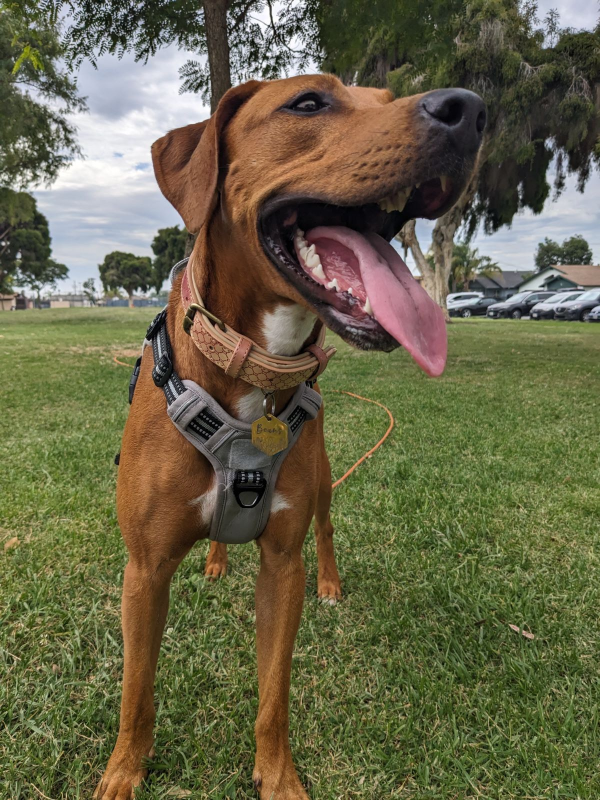
#> input picture Lecture_Notes/beans.jpg, 1200 x 1600 px (shown at 1/2 size)
$ jupyter execute --allow-errors FFT_Notes.ipynb   (shell and % lines are left out)
#> lines starting #> are read from the running program, lines starting #| are printed output that depends on the picture
[cell 1]
from scipy.fft import fft, ifft, fftshift, fft2, ifft2
from scipy.signal import stft, windows, spectrogram
import numpy as np
import matplotlib.pyplot as plt
from skimage import io

[cell 2]
# We need a tool that converts images into grayscale (i.e. all pixel values in [0, 1])
def gray_scale_convert(image):
    rescaled_image = np.zeros((image.shape[0], image.shape[1]))
    rescaled_image[:, :] = image
    rescaled_image -= np.min(rescaled_image)
    rescaled_image /= np.max(rescaled_image)
    return rescaled_image

# Noisy Signals

Just to get a sense of the power of the FFT, we look at the signal

$$
s(t) = \cos(2t) + \sin(3t) + \epsilon(t),  \epsilon(t) \sim \mathcal{N}(0, 1).
$$

[cell 3]
Npts = int(2**8)
times = np.linspace(0., 20.*np.pi, Npts)
rvals = np.random.randn(Npts)
sfun = lambda t: np.cos(2.*t) + np.sin(3.*t)
svals = sfun(times) + rvals

plt.plot(times, svals, 'k')
#plt.plot(times, sfun(times), 'r--')

[cell 4]
sfreq = fft(svals)
sfreq_plot = np.abs(fftshift(sfreq[:]))/np.sqrt(Npts)
kvals = np.arange(0, int(Npts/2)) * (2.*np.pi)/(20.*np.pi)

fig, axes = plt.subplots(1, 2, figsize=(10, 4))
ax = axes.ravel()
ax[0].plot(times, svals, 'k')
ax[0].set_xlabel(r"$t$")
ax[0].set_ylabel(r"$s(t)$")

ax[1].plot(kvals, sfreq_plot[int(Npts/2):], 'k')
ax[1].set_xlabel(r"$k$")
ax[1].set_ylabel(r"$|\hat{s}(k)|$");

So now, if we want to denoise, we use the same kind of threshholding to maximum arguments we used for the SVD.  This looks like:

[cell 5]
sfmax = np.max(np.abs(sfreq))
indskp = np.ma.log2(np.abs(sfreq)/sfmax) >= -1
sfilter = np.zeros(sfreq.size, dtype=np.complex128)
sfilter[indskp] = sfreq[indskp]
sfilter_plot = fftshift(np.abs(sfilter))/np.sqrt(Npts)
sdenoised = np.real(ifft(sfilter))

fig, axes = plt.subplots(1, 2, figsize=(10, 4))
ax = axes.ravel()
ax[0].plot(times, sdenoised, 'k')
#ax[0].plot(times, sfun(times), 'r--')
ax[0].set_xlabel(r"$t$")
ax[0].set_ylabel(r"$s(t)$")

ax[1].plot(kvals, sfilter_plot[int(Npts/2):], 'k')
ax[1].set_xlabel(r"$k$")
ax[1].set_ylabel(r"$|\hat{s}(k)|$");

# Image Analysis

Now, what happens when we use the 2D FFT on Beans?

[cell 6]
# Find, load, and convert image from textbook data
# Image is in Lecture_Notes folder
dog_grayscale = io.imread('beans.jpg', as_gray=True)
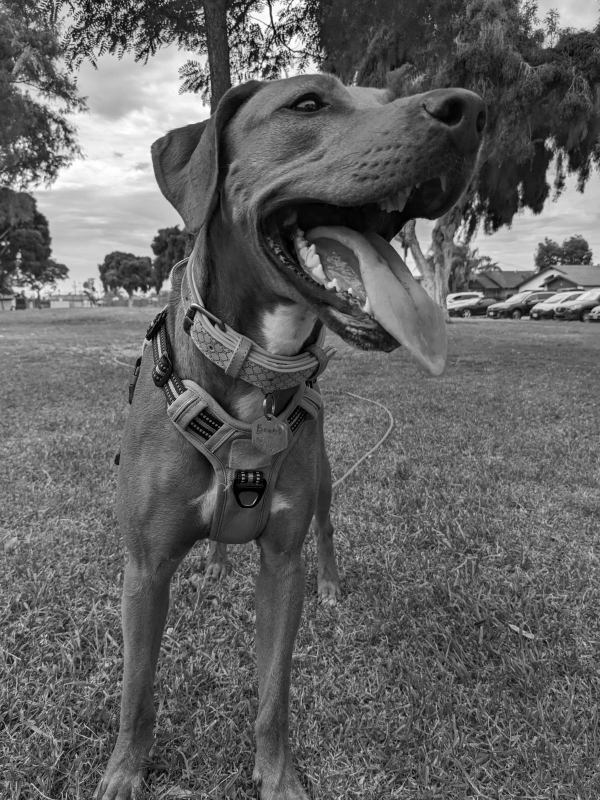
#> dog_grayscale: shape (1600, 1200) float64 (shown at 1/2 size); min 0, max 1, mean 0.391

dog_freq = fft2(dog_grayscale)
dog_freq_plot = np.log10(fftshift(np.abs(dog_freq)))
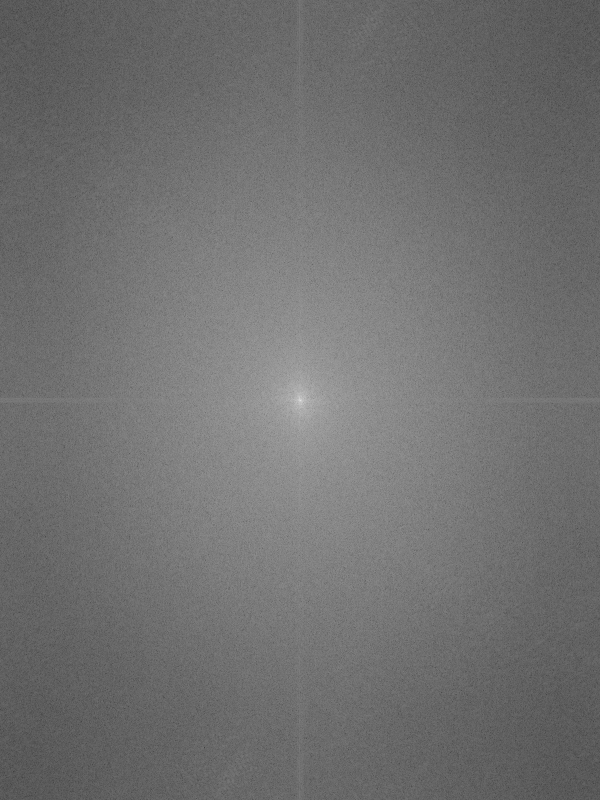
#> dog_freq_plot: shape (1600, 1200) float64 (shown at 1/2 size); min -1.98, max 5.88, mean 1.5; drawn with min black and max white

[cell 7]
fig, axes = plt.subplots(1, 2, figsize=(10, 4))
ax = axes.ravel()

ax[0].imshow(dog_grayscale, cmap=plt.cm.gray)
ax[1].matshow(dog_freq_plot)

plt.tight_layout()

So, there isn't really any clear interpretation of Beans in the FFT plot to the right.  Nevertheless, we can still do useful things with it.  To wit, we can look at, as you might have guessed, amplitude comparisons and only keep large Fourier coefficients.

[cell 8]
max_freq = np.max(np.abs(dog_freq))
#> max_freq = 750592.9
indskp = np.ma.log10(np.abs(dog_freq)/max_freq) >= -3
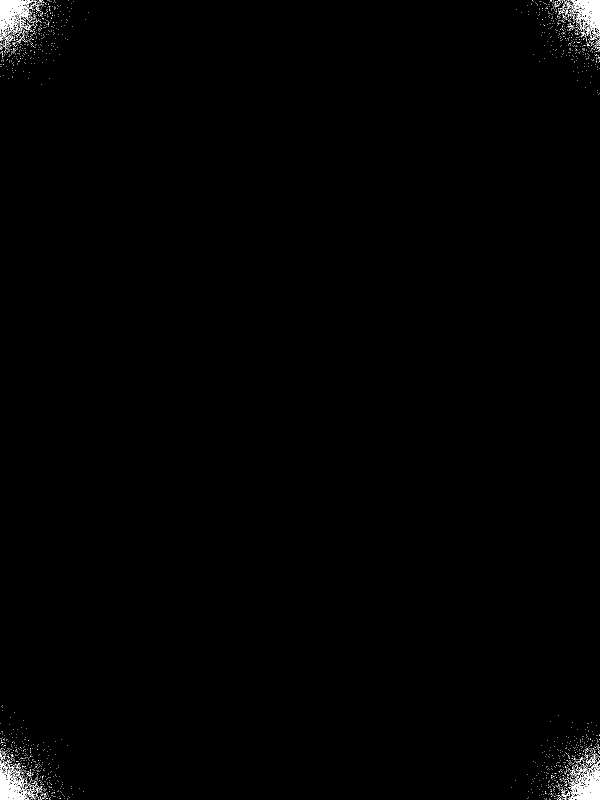
#> indskp: shape (1600, 1200) bool (shown at 1/2 size); 0.69% white in thin lines or dots
dog_filter = np.zeros((dog_freq.shape[0], dog_freq.shape[1]), dtype=np.complex128)
dog_filter[indskp] = dog_freq[indskp]
dog_reduced = gray_scale_convert(np.real(ifft2(dog_filter)))
#> in gray_scale_convert, `rescaled_image[:, :] = image`:
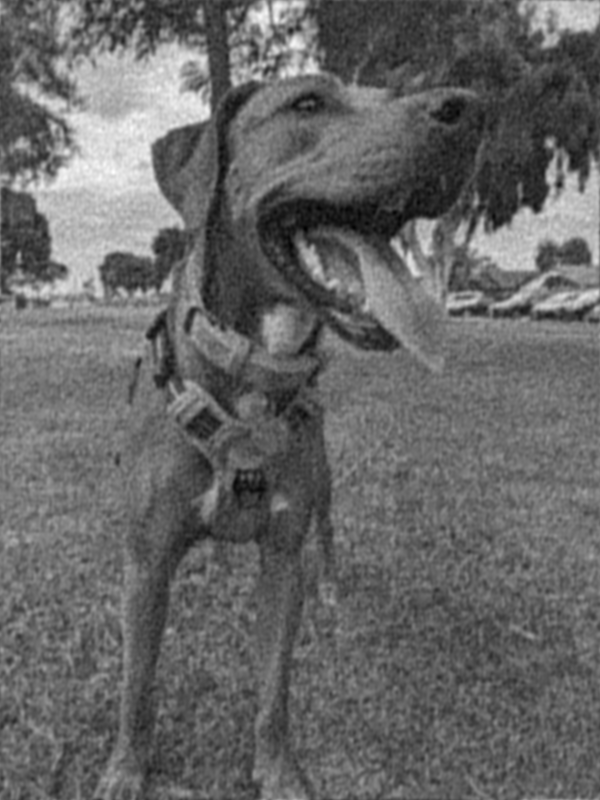
#> rescaled_image: shape (1600, 1200) float64 (shown at 1/2 size); min -0.0827, max 1.09, mean 0.391; drawn with min black and max white

[cell 9]
fig, axes = plt.subplots(1, 2, figsize=(10, 4))
ax = axes.ravel()

ax[0].imshow(dog_reduced, cmap=plt.cm.gray)
ax[1].imshow(dog_grayscale, cmap=plt.cm.gray)

plt.tight_layout()
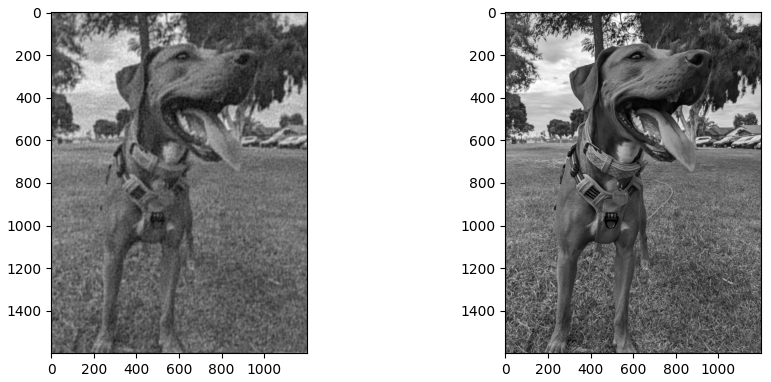
#> figure drawn by matplotlib, 2 panels

So with almost none of the affiliated Fourier spectra, we get a weirdly good recreation of Beans, but in a very different way than what we did with the SVD.  Let's see how the original and altered images look though through that lense.

[cell 10]
u, s, vh = np.linalg.svd(dog_grayscale)
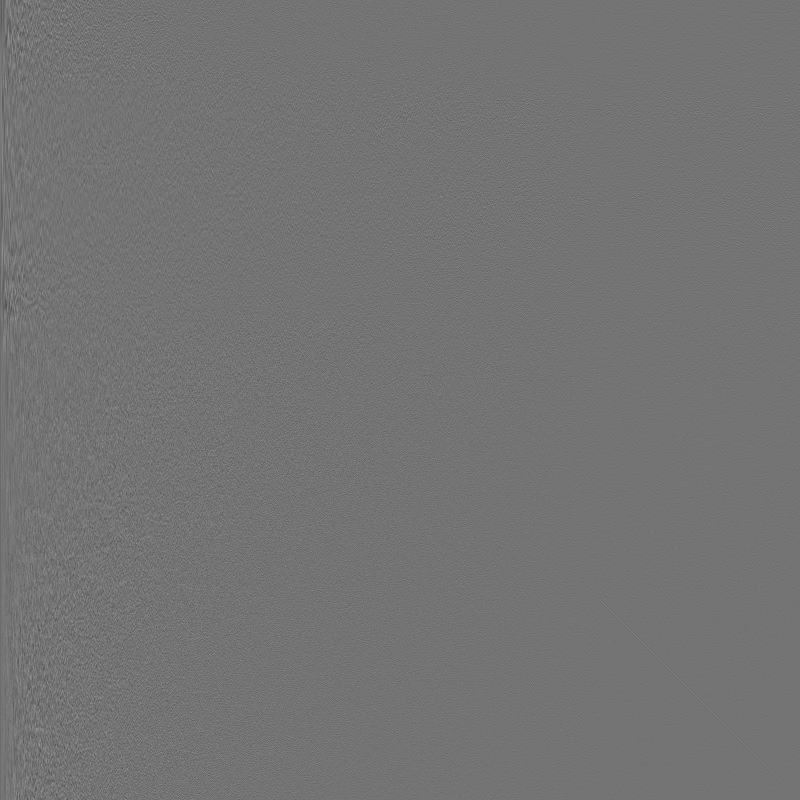
#> u: shape (1600, 1600) float64 (shown at 1/2 size); min -0.269, max 0.322, mean -1.4e-05; drawn with min black and max white
#> s = 1200 values, max 552.9 at index 0, min 0.0208 at index 1199, mean 3.24
ur, sr, vhr = np.linalg.svd(dog_reduced)

[cell 11]
plt.plot(np.ma.log10(s/s[0]), color='k')
plt.plot(np.ma.log10(sr/sr[0]), color='r', ls='--')

So we see our FFT based approach is similar to chopping off dimensions in the SVD, though perhaps not quite as systematic in how we can describe the effect.

## FFT Theory

For $f(t+T)=f(t)$ with $f(t) \in L_{2}([0, T])$, again, we define the Fourier coefficient $\hat{f}_{n}$ for $n\in \mathbb{Z}$ as

$$
\hat{f}_{n} = \left<f,\hat{e}_{n}\right> = \frac{1}{\sqrt{T}}\int_{0}^{T}f(t) e^{-2\pi i n t/T} dt.
$$

With a modicum of theory, we can in turn write

$$
f(t) = \sum_{n=-\infty}^{\infty}\hat{f}_{n}\hat{e}_{n}(t), \hat{e}_{n}(t) = \frac{1}{\sqrt{T}}e^{-2\pi i n t/T}.
$$

We can think of the transition from $f(t)$ to the infinte vector $\left(\hat{f}_{n}\right)_{n=-\infty}^{\infty}$ as the _forward_ transform, and the process of summing the terms $\hat{f}_{n}\hat{e}_{n}(t)$ as the _inverse_ transform.

Now, as we've examined in lecture and the homework, a central issue for Fourier transforms is the rate of decay of $\hat{f}_{n}$.  As we know, if we take

$$
f(t) = \left\{\begin{array}{rl} 0 & 0 \leq t \leq \pi \\ 1 & \pi < t < 2\pi \end{array}\right.
$$

then

$$
\hat{f}_{n} = \left\{\begin{array}{rl} \frac{i}{n}\sqrt{\frac{2}{\pi}} & n ~\mbox{odd} \\ 0 & n ~\mbox{even}\end{array}\right.
$$

So that slow rate of decay combined with the limited number of modes of the FFT makes for a tricky situation.  To see what I mean, let's compute.

[cell 12]
def step_fun(t):
    if 0 <= t and t <= np.pi:
        return 0
    else:
        return 1

def interp_freq(t, freq):
    Npts = freq.size
    hlf = int(Npts/2)
    tpi = 2.*np.pi
    nvals = np.append(np.arange(0, hlf+1), np.arange(-hlf+1, 0))
    phase = np.exp(nvals * 1j * t)
    return np.real(np.sum(freq * phase))/Npts

[cell 13]
Npts = int(2**9)
tvals = np.linspace(0., 2.*np.pi, Npts)
fvals = [step_fun(tval) for tval in tvals]
ffreq = fft(fvals)
ffreq_plot = fftshift(np.abs(ffreq))

[cell 14]
fig, axes = plt.subplots(1, 2, figsize=(10, 4))
ax = axes.ravel()

ax[0].plot(tvals, fvals)
ax[1].plot(ffreq_plot[int(Npts/2):])

plt.tight_layout()
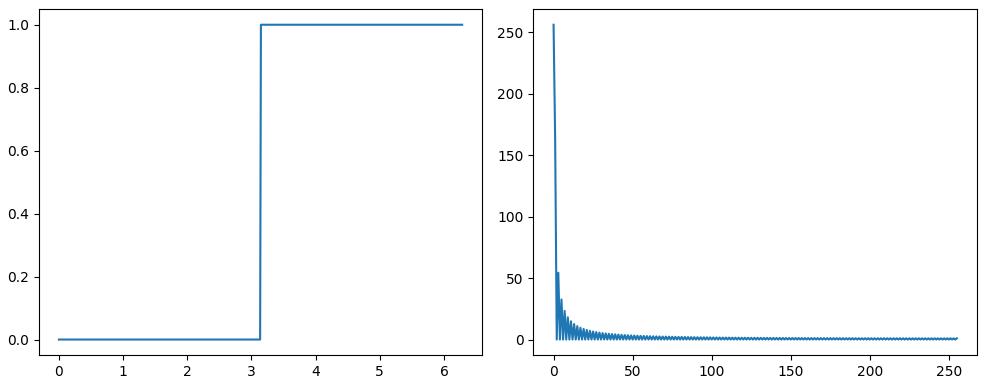
#> figure drawn by matplotlib, 2 panels; panel 1: curve peaks at x = 3.15, y = 1; panel 2: curve peaks at x = 0, y = 256

[cell 15]
tvalsfine = np.linspace(0, 2.*np.pi, 2*Npts)
interp_step = [interp_freq(tval, ffreq) for tval in tvalsfine]

[cell 16]
plt.plot(interp_step)
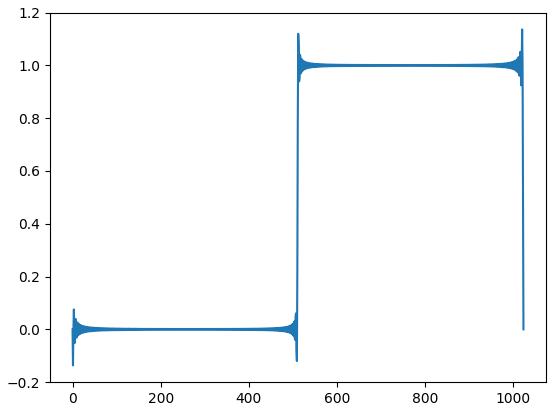
#> figure drawn by matplotlib, 1 panel; curve peaks at x = 1020, y = 1.14

## The Fourier Transform

For $T$-periodic $f(t)$, if we let $T\rightarrow \infty$, we are lead to the trasnforms

$$
\hat{f}(\omega) = \int_{-\infty}^{\infty}e^{-i\omega t}f(t) dt, ~ f(t) = \frac{1}{2\pi}\int_{-\infty}^{\infty} e^{i\omega t}\hat{f}(\omega) d\omega
$$

With these tranforms, we can now study signals which do not necessarily repeat or have any particular structure at all.  To wit, we now look at the pulse

$$
f_{a}(t) = \frac{1}{\sqrt{\pi a}}e^{-t^{2}/a}, ~ a > 0.
$$

We can readily see that

\begin{align*}
\hat{f}_{a}(\omega) = & \frac{1}{\sqrt{\pi a}}\int_{-\infty}^{\infty}e^{-t^{2}/a - i\omega t}dt\\
 = & \frac{1}{\sqrt{\pi}}\int_{-\infty}^{\infty}e^{-t^{2} - i\sqrt{a}\omega t}dt \\
 = & \frac{1}{\sqrt{\pi}}e^{-a\omega^{2}/4}\int_{-\infty}^{\infty}e^{-(t + i\sqrt{a}\omega/2)^{2}}dt\\
 = & e^{-a\omega^{2}/4}
\end{align*}

So as we let $a\rightarrow 0^{+}$, we get that $f_{a}(t)$ has an ever shorter width ($\mathcal{O}(\sqrt{a}))$ and larger amplitude ($\mathcal{O}(1/\sqrt{a})$) pulse in time, and in frequency space, we see $\hat{f}_{a}(\omega)\rightarrow 1$.  Said another way, the sharper the feature in time we want to resolve, the more information in frequency space that we need to represent it.  This then represents a limit of what we can get from Fourier trasnforms.

## Short-Time-Fourier Transforms

So what we have seen is that as we want to represent sharper features in time (or space in the context of images), if we want to stick with strict Fourier methods, we run into a wall in which sharper features demand ever more information from frequency space, making any kind of "sparse" or low-memory representation impossible.

A path out of this conudrum is to start to expand on our Fourier transform in clever ways that allow us to better represent sharp or more intricate features.  One way to do this is through the so called _Gabor_ (or Short-Time-Fourier) transform, defined for $f(t)$ as

$$
\mathcal{G}(t,\omega)\{f\} = \int_{-\infty}^{\infty}f(\tau)g_{W}(\tau - t)e^{-i\omega \tau} d\tau.
$$

Here, $g_{W}(s)\geq 0$ and is chosen to have finite support or to decay so quickly it effectively does.  A common choice is to let

$$
g_{W}(s) = e^{-s^{2}/b}, b > 0.
$$

In this case, we can exactly compute $\mathcal{G}(t,\omega)\{f_{a}\}$, which is

$$
\mathcal{G}(t,\omega)\{f_{a}\} = \frac{1}{\sqrt{1+\frac{a}{b}}}e^{-t^{2}/(a+b)}e^{-ab\omega^{2}/(4(a+b))}e^{-i\omega t a/(a+b)}.
$$

While certainly a complicated expression, we can use this example to help us build intuition for how short-time Fourier transforms work in practice.  For example, we quickly can see that the transform of our $\mathcal{O}(\sqrt{a})$ wide pulse tracked through a $\mathcal{O}(\sqrt{b})$ width window results in a transform that scales like $\mathcal{O}(\sqrt{a+b})$ in time and $\mathcal{O}(2\sqrt{\frac{1}{a}+\frac{1}{b}})$ wide in frequency space.

[cell 17]
Npts = int(1e3)
tw = 5.
tvals = np.linspace(-tw, tw, Npts + 1)

aval = 1e-3
gauss = lambda t: np.exp(-t**2/a)/np.sqrt(np.pi * a)
#> (the rest of this cell did not finish here and is left out)

So okay, cool, for a sharp feature, we now have a transform method which lets us track its behavior in both time and frequency.  This comes at a cost of losing some time resolution if we don't want to have an even more slowly decaying profile in frequency space.

What else might we do with our short-time Fourier transform?  A really classic example is studying frequency-modulated signals.  For example, what can we say about the signal

$$
f(t) = \cos\left(2\pi f(t) t\right),  ~\omega(t) = \left(f_{0}  + (f_{1}-f_{0})\frac{t^{2}}{3t_{w}^{2}}\right)
$$

[cell 18]
tpi = 2.*np.pi
chirp = lambda t, om0, om1: np.cos(tpi*t*(om0 + (om1-om0)*t**2./(3.*tw**2.)))
f0 = 50 # 50 Hz,
f1 = 2.*f0 # 100 Hz
Npts = int(8*f1) # sample at twice the highest frequency
tw = 1. # this is understood to be 1 second of time
tvals = np.linspace(0., tw, Npts + 1)
chirpvals = chirp(tvals, f0, f1)
fftchirp = np.abs(fft(chirpvals))

fig, axes = plt.subplots(1, 2, figsize=(10, 4))
ax = axes.ravel()
ax[0].plot(tvals, chirpvals)
ax[0].set_xlabel(r"$t$")
ax[0].set_ylabel(r"$f(t)$")
ax[1].plot(fftchirp[:int(fftchirp.size/2)])
ax[1].set_xlabel(r"$(Hz)$")
ax[1].set_ylabel(r"$|\hat{f}|$")
plt.tight_layout()
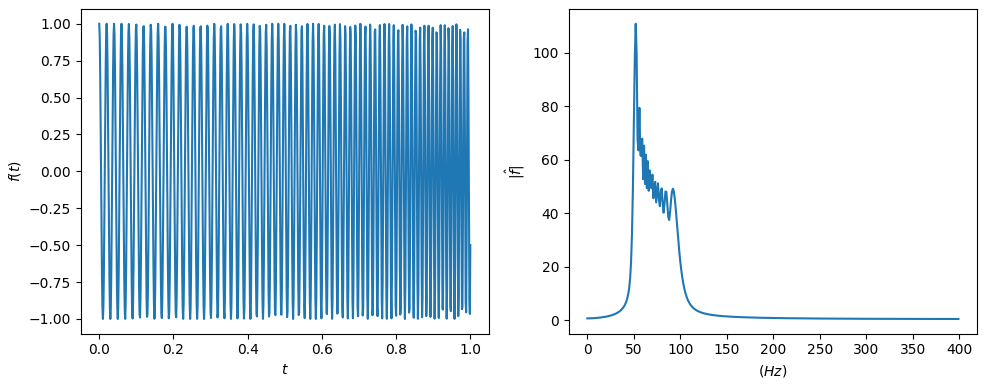
#> figure drawn by matplotlib, 2 panels; panel 1: curve peaks at x = 0, y = 1; panel 2: curve peaks at x = 52, y = 110.9

[cell 19]
bval1 = 1.
bval2 = 10.
fs = Npts
seglength = int(Npts/10)
f1, t1, Zxx1 = stft(chirpvals, fs=fs, window = ('gaussian', bval1), nperseg=seglength)
f2, t2, Zxx2 = stft(chirpvals, fs=fs, window = ('gaussian', bval2), nperseg=seglength)

fig, axes = plt.subplots(1, 2, figsize=(10, 4))
ax = axes.ravel()
ax[0].pcolormesh(tw*t1/np.max(t1), f1, np.abs(Zxx1), shading='gouraud')
ax[0].set_title(f"b={bval1}")
ax[0].set_xlabel(r"$t$")
ax[0].set_ylabel(r"$f ~(Hz)$")
ax[1].pcolormesh(tw*t2/np.max(t2), f2, np.abs(Zxx2), shading='gouraud')
ax[1].set_title(f"b={bval2}")
ax[1].set_xlabel(r"$t$")
ax[1].set_ylabel(r"$f ~(Hz)$")
plt.tight_layout()
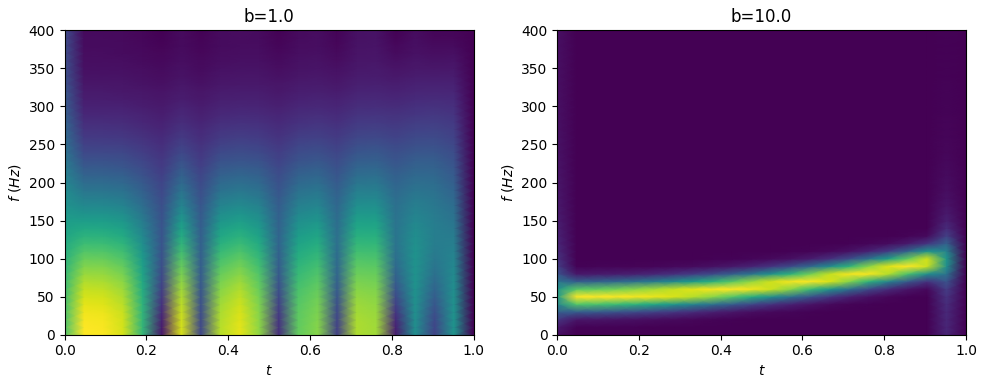
#> figure drawn by matplotlib, 2 panels

$ run again, with Lecture_Notes/STFT_1.0_4.0.png saved as Lecture_Notes/beans.jpg
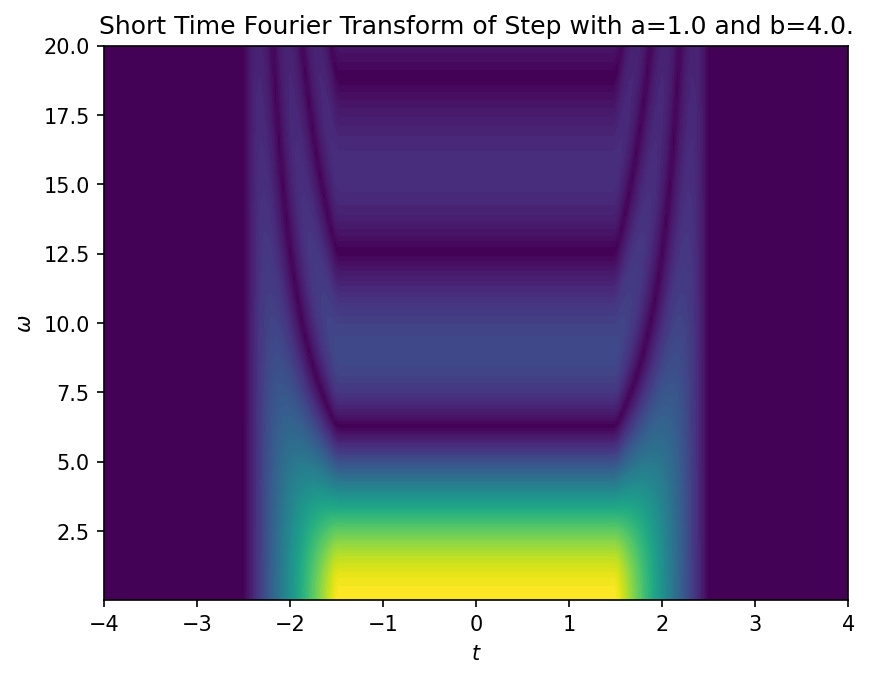
#> input picture Lecture_Notes/STFT_1.0_4.0.png, 869 x 678 px
#> max_freq = 256441.6
#> `indskp = np.ma.log10(np.abs(dog_freq)/max_freq) >= -3`:
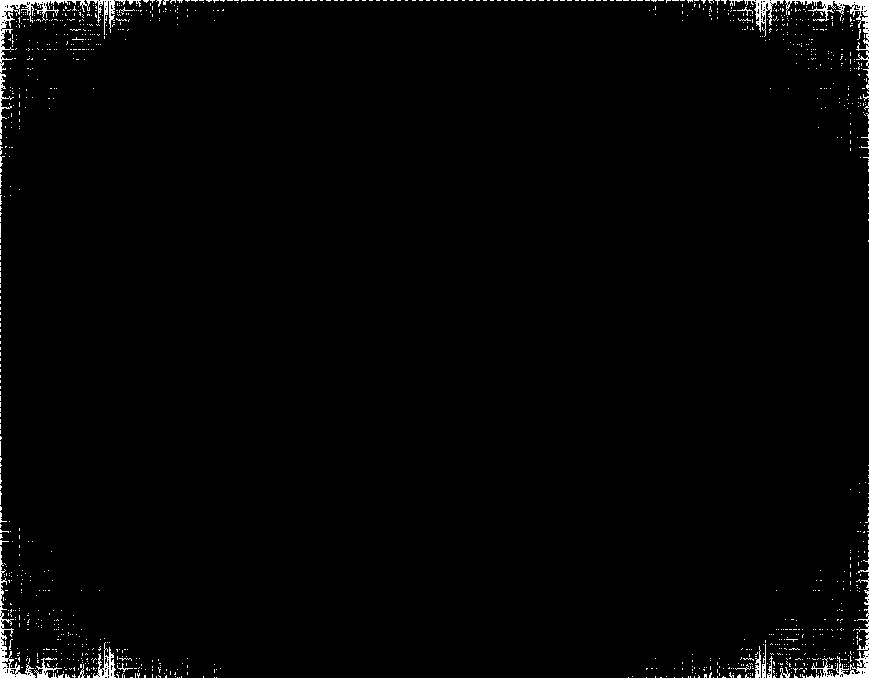
#> indskp: shape (678, 869) bool; 1.4% white in thin lines or dots
#> s = 678 values, max 409.5 at index 0, min 2.35e-14 at index 677, mean 1.52
#> `[cell 11] plt.plot(np.ma.log10(s/s[0]), color='k') plt.plot(np.ma.log1..`:
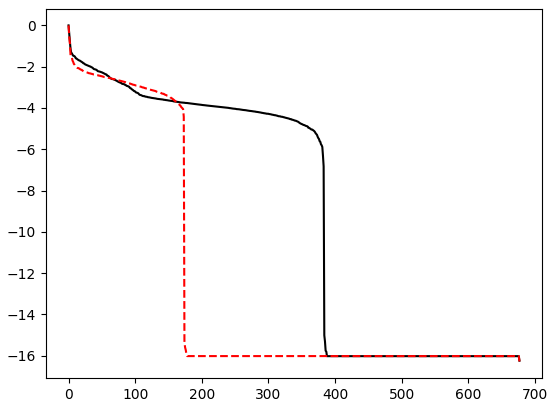
#> figure drawn by matplotlib, 1 panel; curve peaks at x = 0, y = 0; curve peaks at x = 0, y = 0
